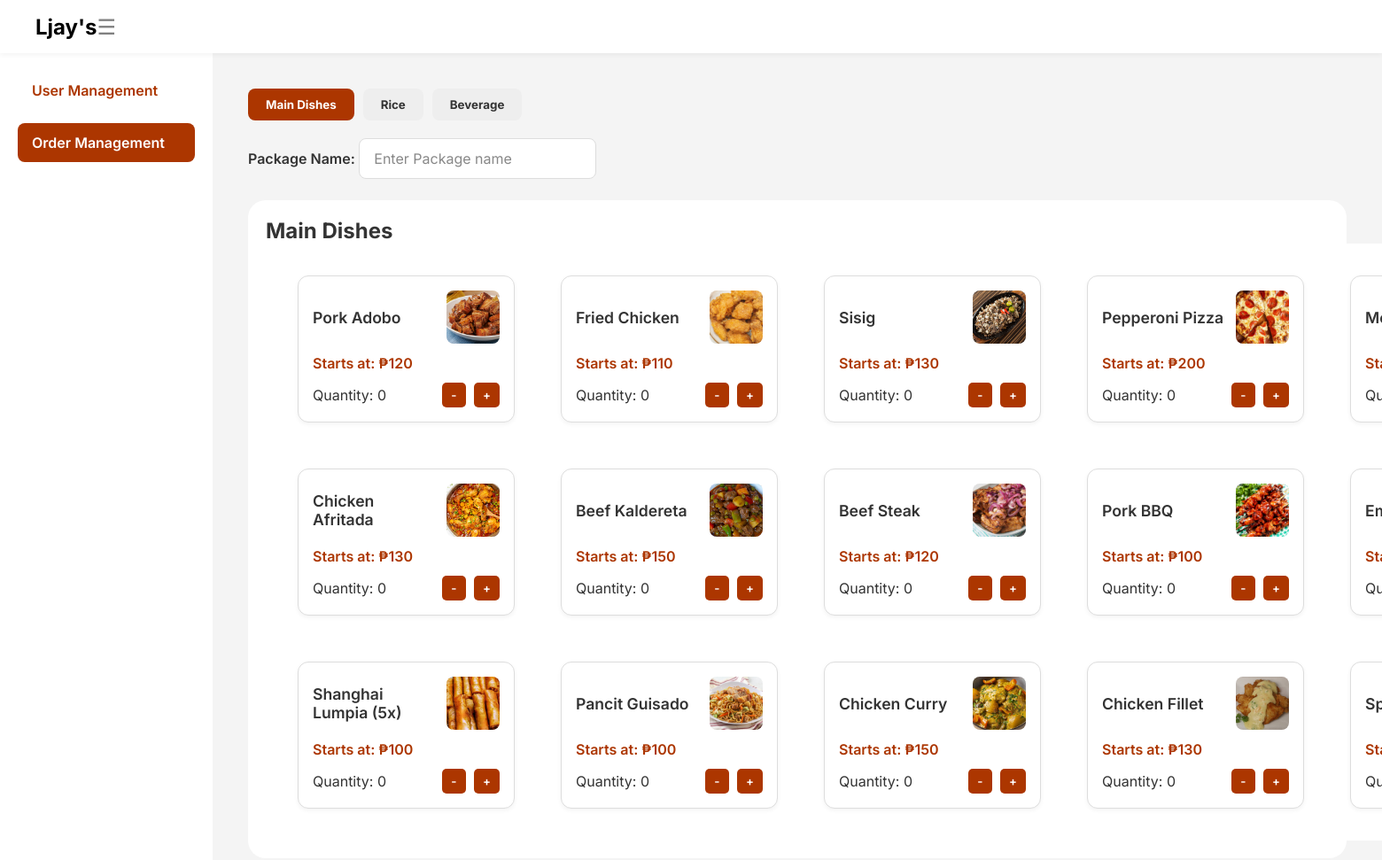
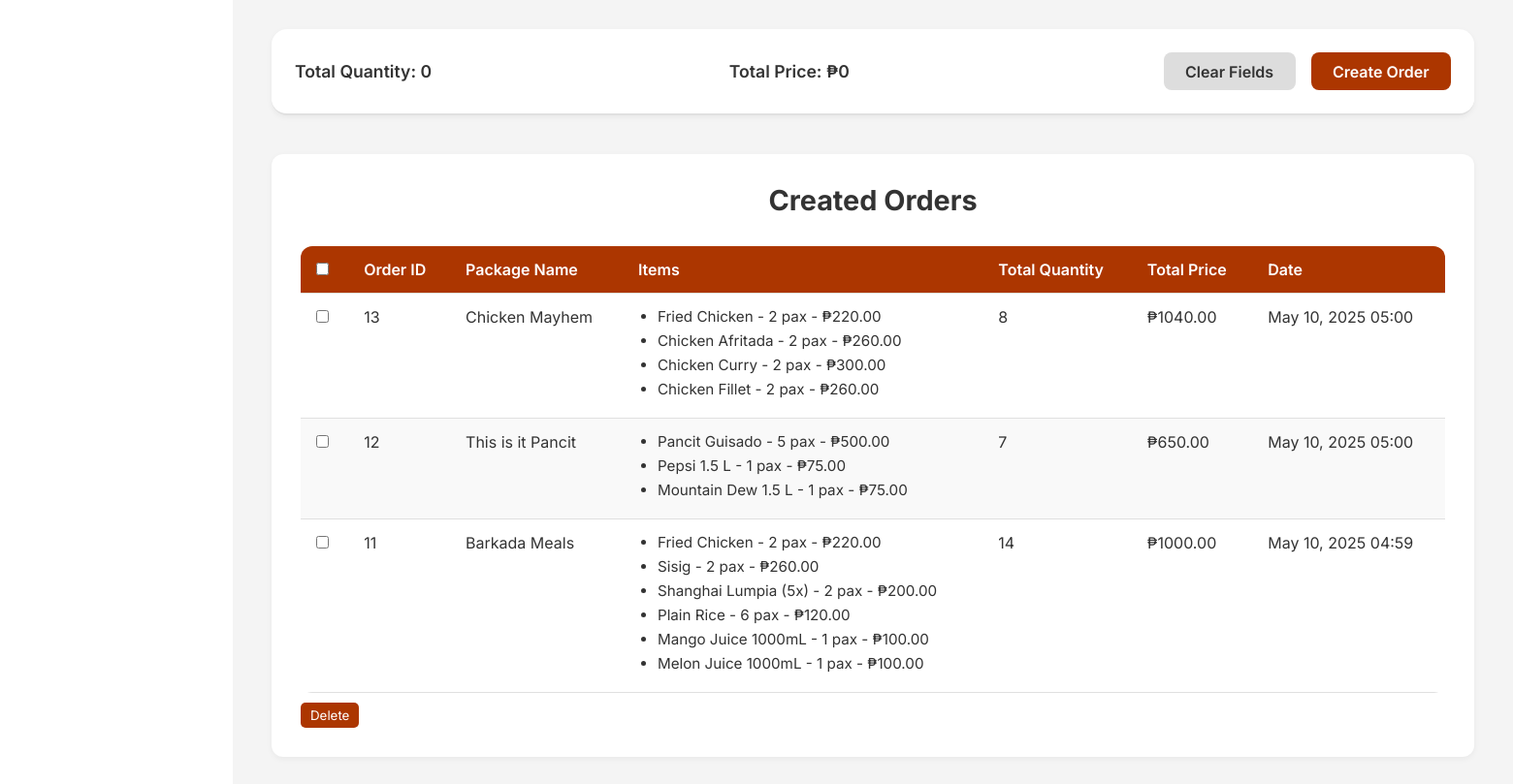
/admin-order/ (signed in), run on the app's committed database (2 pictures, top to bottom).
### ljaysApp/models.py (models this page shows, shortened)
class OrderItem(models.Model):
    order = models.ForeignKey(Order, related_name='items', on_delete=models.CASCADE)
    name = models.CharField(max_length=100)
    quantity = models.PositiveIntegerField(default=0)
    unit_price = models.DecimalField(max_digits=8, decimal_places=2)
    @property
    def total_price(self):
        return self.quantity * self.unit_price

class Order(models.Model):
    name = models.CharField(max_length=255, blank=True)
    created_by = models.ForeignKey(User, on_delete=models.CASCADE)
    created_at = models.DateTimeField(auto_now_add=True)
    total_price = models.DecimalField(max_digits=10, decimal_places=2, default=0.00)
    @property
    def total_quantity(self):
        return sum(item.quantity for item in self.items.all())

### ljaysApp/views.py (the view, shortened to what this page needs)
# urls.py: path('admin-order/', views.admin_order, name='admin_order'),
@login_required
def admin_order(request):
    if not (request.user.is_staff or request.user.is_superuser):
        return HttpResponse("Access denied", status=403)
    main_dishes = [
        {'item': 'Pork Adobo', 'id': 'adobo', 'price': 120},
        {'item': 'Fried Chicken', 'id': 'chicken', 'price': 110},
        {'item': 'Sisig', 'id': 'sisig', 'price': 130},
        {'item': 'Pepperoni Pizza', 'id': 'pizza', 'price': 200},
        {'item': 'Menudo', 'id': 'menudo', 'price': 150},
        {'item': 'Chicken Afritada', 'id': 'afritada', 'price': 130},
        {'item': 'Beef Kaldereta', 'id': 'kaldereta', 'price': 150},
        {'item': 'Beef Steak', 'id': 'beefsteak', 'price': 120},
        {'item': 'Pork BBQ', 'id': 'bbq', 'price': 100},
        {'item': 'Embutido', 'id': 'embutido', 'price': 130},
        {'item': 'Shanghai Lumpia (5x)', 'id': 'lumpia', 'price': 100},
        {'item': 'Pancit Guisado', 'id': 'pancit', 'price': 100},
        {'item': 'Chicken Curry', 'id': 'curry', 'price': 150},
        {'item': 'Chicken Fillet', 'id': 'fillet', 'price': 130},
        {'item': 'Spaghetti', 'id': 'spaghetti', 'price': 100},
    ]
    rice = [
        {'item': 'Plain Rice', 'id': 'plain_rice', 'price': 20},
        {'item': 'Fried Rice', 'id': 'fried_rice', 'price': 30},
        {'item': 'Kimchi Rice', 'id': 'kimchi_rice', 'price': 30},
    ]
    beverages = [
        {'item': 'Mango Juice 1000mL', 'id': 'mango', 'price': 100},
        {'item': 'Orange Juice 1000mL', 'id': 'orange', 'price': 100},
        {'item': 'Cucumber Juice 1000mL', 'id': 'cucumber', 'price': 100},
        {'item': 'Melon Juice 1000mL', 'id': 'melon', 'price': 100},
        {'item': 'Buko Juice 1000mL', 'id': 'buko', 'price': 100},
        {'item': 'Iced Tea 1000mL', 'id': 'iced_tea', 'price': 115},
        {'item': 'Blue Lemonade 1000mL', 'id': 'blue_lemonade', 'price': 100},
        {'item': 'Pepsi 1.5 L', 'id': 'pepsi', 'price': 75},
        {'item': 'Mountain Dew 1.5 L', 'id': 'mountaindew', 'price': 75},
        {'item': '7-up 1.5 L', 'id': 'seven_up', 'price': 75},
    ]
    item_prices = {
        'adobo': 120,
        'chicken': 110,
        'sisig': 130,
        'pizza': 200,
        'menudo': 150,
        'afritada': 130,
        'kaldereta': 150,
        'beefsteak': 120,
        'bbq': 100,
        'embutido': 130,
        'lumpia': 100,
        'pancit': 100,
        'curry': 150,
        'fillet': 130,
        'spaghetti': 100,
        'plain_rice': 20,
        'fried_rice': 30,
        'kimchi_rice': 30,
        'mango': 100,
        'orange': 100,
        'cucumber': 100,
        'melon': 100,
        'buko': 100,
        'iced_tea': 115,
        'blue_lemonade': 100,
        'pepsi': 75,
        'mountaindew': 75,
        'seven_up': 75,
    }
    if request.method == 'POST' and 'selected_orders' in request.POST:
        selected_ids = request.POST.getlist('selected_orders')
        Order.objects.filter(id__in=selected_ids, created_by=request.user).delete()
        messages.success(request, "Selected orders deleted successfully.")
        return redirect('admin_order')
    if request.user.is_superuser:
        orders = Order.objects.all().order_by('-created_at')
    else:
        orders = Order.objects.all().order_by('-created_at')
    return render(request, 'admin_order.html', {
        'main_dishes': main_dishes,
        'rice': rice,
        'beverages': beverages,
        'orders': orders,
    })

### ljaysApp/templates/admin_order.html (shortened to what this page needs)
{% load static %}
<!DOCTYPE html>
<html lang="en">
<head>
    <link rel="stylesheet" href="{% static 'css/admin_order.css' %}">
</head>
<body>
<header class="topbar">
    <a class="logo" href="{% url 'admin_page' %}">Ljay's</a>
    <button id="burger-btn" onclick="toggleSidebar()" class="burger">☰</button>
</header>
<div class="admin-layout">
    <aside class="sidebar">
        <nav class="nav-links" id="sidebarLinks">
            <a href="{% url 'admin_user' %}" class="btn">User Management</a>
            <a href="{% url 'admin_order' %}" class="btn_active">Order Management</a>
        </nav>
    </aside>
    <main class="main-content">
        <section class="dashboard">
            {% if request.user.is_superuser %}
            <div class="tab-navigation">
                <button type="button" class="order-tab-btn active" data-category="main-dishes">Main Dishes</button>
                <button type="button" class="order-tab-btn" data-category="rice">Rice</button>
                <button type="button" class="order-tab-btn" data-category="beverages">Beverage</button>
            </div>
            <form method="post">
                <div class="order-name-container">
                    <label for="package_name">Package Name:</label>
                    <input type="text" id="package_name" name="package_name" placeholder="Enter Package name">
                </div>
                <div class="container">
                    <div id="main-dishes" class="tab-content active" style="display: block;">
                        <h2>Main Dishes</h2>
                        <div class="container">
                            {% for pair in main_dishes %}
                            <div class="menu-item">
                                <div class="item-info">
                                    <h3>{{ pair.item }}</h3>
                                    <img src="{% static 'img/' %}{{ pair.id }}.jpg" alt="{{ pair.item }}" class="item-image">
                                </div>
                                <p class="price">Starts at: ₱<span id="{{ pair.id }}_unit_price">{{ pair.price }}</span></p>
                                <div class="quantity-controls">
                                    <span>Quantity: <span id="{{ pair.id }}_qty_display">0</span></span>
                                    <div class="buttons">
                                        <button type="button" onclick="updateQuantity('{{ pair.id }}', -1)">-</button>
                                        <button type="button" onclick="updateQuantity('{{ pair.id }}', 1)">+</button>
                                    </div>
                                </div>
                            </div>
                            {% endfor %}
                        </div>
                    </div>
                </div>
                <div class="totals">
                    <p>Total Quantity: <span id="total_qty">0</span></p>
                    <p>Total Price: <span id="total_price">₱0</span></p>
                    <button type="reset">Clear Fields</button>
                    <button type="submit" name="create_order">Create Order</button>
                </div>
            </form>
            {% else %}
                <p>You don't have permission to create orders.</p>
            {% endif %}
            {% if request.user.is_staff %}
            <form method="post" id="delete-form">
                <div class="orders-table">
                    <h2>Created Orders</h2>
                    {% if orders %}
                    <div class="table-wrapper">
                        <table>
                            <thead>
                                <tr>
                                    <th><input type="checkbox" id="select-all" {% if not request.user.is_superuser %}disabled{% endif %}></th>
                                    <th>Order ID</th>
                                    <th>Package Name</th>
                                    <th>Items</th>
                                    <th>Total Quantity</th>
                                    <th>Total Price</th>
                                    <th>Date</th>
                                </tr>
                            </thead>
                            <tbody>
                                {% for order in orders %}
                                <tr>
                                    <td>
                                        <input type="checkbox" name="selected_orders" value="{{ order.id }}" class="order-checkbox" {% if not request.user.is_superuser %}disabled{% endif %}>
                                    </td>
                                    <td>{{ order.id }}</td>
                                    <td>{{ order.name }}</td>
                                    <td>
                                        <ul>
                                            {% for item in order.items.all %}
                                            <li>{{ item.name }} - {{ item.quantity }} pax - ₱{{ item.total_price }}</li>
                                            {% endfor %}
                                        </ul>
                                    </td>
                                    <td>{{ order.total_quantity }}</td>
                                    <td>₱{{ order.total_price }}</td>
                                    <td>{{ order.created_at|date:"M d, Y H:i" }}</td>
                                </tr>
                                {% endfor %}
                            </tbody>
                        </table>
                    </div>
                    <button type="submit" class="deletebtn" {% if not request.user.is_superuser %}disabled{% endif %}>Delete</button>
                    {% else %}
                    <p>No orders have been created yet.</p>
                    {% endif %}
                </div>
            </form>
            {% endif %}
        </section>
    </main>
</div>
</body>
</html>

### data on the page
OrderItem: item "Sisig", shows a picture, price "130", name "Sisig", quantity "2", total_price "260.00"
OrderItem: item "Chicken Afritada", shows a picture, price "130", name "Chicken Afritada", quantity "2", total_price "260.00"
OrderItem: item "Shanghai Lumpia (5x)", shows a picture, price "100", name "Shanghai Lumpia (5x)", quantity "2", total_price "200.00"
OrderItem: item "Pancit Guisado", shows a picture, price "100", name "Pancit Guisado", quantity "5", total_price "500.00"
OrderItem: item "Chicken Curry", shows a picture, price "150", name "Chicken Curry", quantity "2", total_price "300.00"
OrderItem: item "Chicken Fillet", shows a picture, price "130", name "Chicken Fillet", quantity "2", total_price "260.00"
Order: id "13", name "Chicken Mayhem", total_quantity "8", total_price "1040.00", created_at "May 10, 2025 05:00"
OrderItem: name "Fried Chicken", quantity "2", total_price "220.00"
Order: id "12", name "This is it Pancit", total_quantity "7", total_price "650.00", created_at "May 10, 2025 05:00"
OrderItem: name "Pepsi 1.5 L", quantity "1", total_price "75.00"
OrderItem: name "Mountain Dew 1.5 L", quantity "1", total_price "75.00"
Order: id "11", name "Barkada Meals", total_quantity "14", total_price "1000.00", created_at "May 10, 2025 04:59"
OrderItem: name "Fried Chicken", quantity "2", total_price "220.00"
OrderItem: name "Plain Rice", quantity "6", total_price "120.00"
OrderItem: name "Mango Juice 1000mL", quantity "1", total_price "100.00"
OrderItem: name "Melon Juice 1000mL", quantity "1", total_price "100.00"

### other printed values
{{ pair.item }} "Pork Adobo" "Fried Chicken" "Pepperoni Pizza" "Beef Kaldereta" "Beef Steak" "Pork BBQ"
{{ pair.price }} "120" "110" "200" "150" "120" "100"
